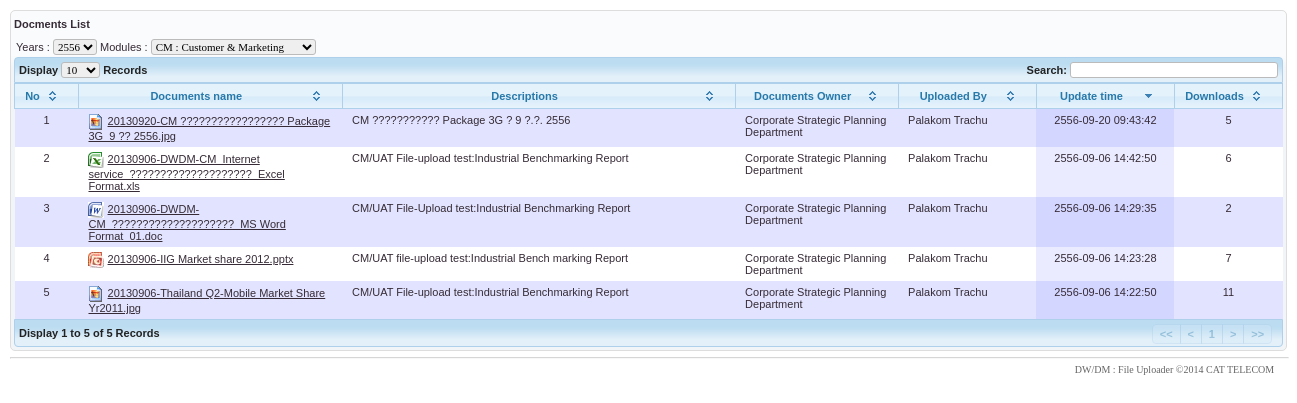
Page /docs_list.php?group_id=1 on the earlier database version.
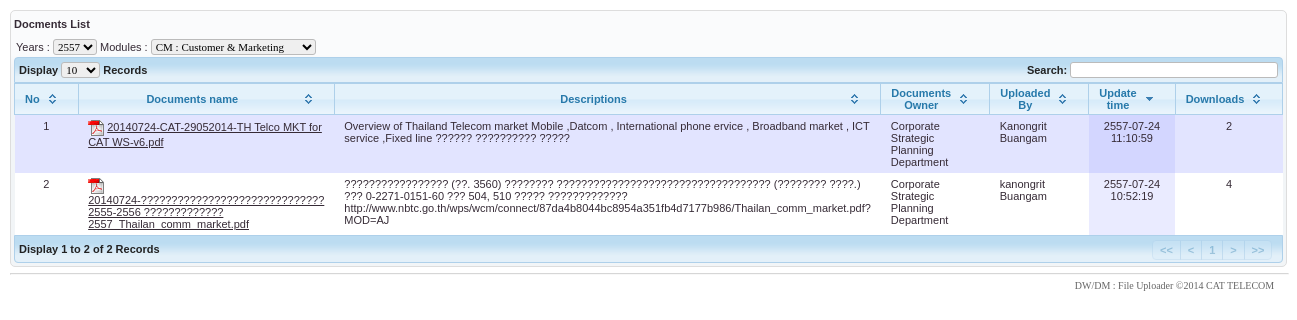
Same page on the later database version.
### tables this page shows
CREATE TABLE IF NOT EXISTS `tbl_documents` (
  `docs_id` int(11) NOT NULL auto_increment,
  `docs_years` varchar(4) NOT NULL,
  `docs_filename` varchar(255) default NULL,
  `docs_desc` varchar(255) NOT NULL,
  `docs_owner` varchar(255) NOT NULL,
  `docs_uploadby` varchar(100) NOT NULL,
  `docs_updatetime` datetime default NULL,
  `docs_downloads` int(11) default '0',
  `docs_publish` varchar(1) NOT NULL default 'Y',
  `docs_cate_code` varchar(20) NOT NULL,
  PRIMARY KEY  (`docs_id`),
  KEY `NewIndex1` (`docs_cate_code`)
);

### includes/dbConnect.php (called while the page is built, shortened)
<?php
require('adodb.inc.php');
$dsn = "mysqli://".DB_USER.":".DB_PASS."@".DB_HOST."/".DB;
$db = NewADOConnection($dsn);
?>

### includes/adodb.inc.php (called while the page is built, shortened)
<?php
 if (!defined('_ADODB_LAYER')) {
	GLOBAL
		$ADODB_vers,
		$ADODB_COUNTRECS,
		$ADODB_CACHE_DIR,
		$ADODB_CACHE,
		$ADODB_CACHE_CLASS,
		$ADODB_EXTENSION,
		$ADODB_COMPAT_FETCH,
	 	$ADODB_FETCH_MODE,
		$ADODB_GETONE_EOF,
		$ADODB_QUOTE_FIELDNAMES;
	function ADODB_Setup()
	{
	GLOBAL
		$ADODB_vers,
		$ADODB_COUNTRECS,
		$ADODB_CACHE_DIR,
	 	$ADODB_FETCH_MODE,
		$ADODB_CACHE,
		$ADODB_CACHE_CLASS,
		$ADODB_FORCE_TYPE,
		$ADODB_GETONE_EOF,
		$ADODB_QUOTE_FIELDNAMES;
		if (!isset($ADODB_COUNTRECS)) $ADODB_COUNTRECS = true;
	}
	class ADOConnection {
	var $database = '';
	var $host = '';
	var $user = '';
	var $debug = false;
	var $true = '1';
	var $false = '0';
	var $rsPrefix = "ADORecordSet_";
	var $fetchMode=false;
	var $bulkBind = false;
	var $_queryID = false;
	var $_bindInputArray = false;
	function Connect($argHostname = "", $argUsername = "", $argPassword = "", $argDatabaseName = "", $forceNew = false)
	{
		if ($argHostname != "") $this->host = $argHostname;
		if ($argUsername != "") $this->user = $argUsername;
		if ($argDatabaseName != "") $this->database = $argDatabaseName;
		if ($forceNew) {
			if ($rez=$this->_nconnect($this->host, $this->user, $argPassword, $this->database)) return true;
		} else {
			 if ($rez=$this->_connect($this->host, $this->user, $argPassword, $this->database)) return true;
		}
		return $ret;
	}
	function SetFetchMode($mode)
	{
		$old = $this->fetchMode;
		$this->fetchMode = $mode;
		if ($old === false) {
		global $ADODB_FETCH_MODE;
			return $ADODB_FETCH_MODE;
		}
		return $old;
	}
	function Execute($sql,$inputarr=false)
	{
		if ($inputarr) {
			if (!is_array($inputarr)) $inputarr = array($inputarr);
			$element0 = reset($inputarr);
			$array_2d = $this->bulkBind && is_array($element0) && !is_object(reset($element0));
			unset($element0);
			if (!is_array($sql) && !$this->_bindInputArray) {
				$sqlarr = explode('?',$sql);
				$nparams = sizeof($sqlarr)-1;
				if (!$array_2d) $inputarr = array($inputarr);
				foreach($inputarr as $arr) {
					$sql = ''; $i = 0;
					while(list(, $v) = each($arr)) {
						$sql .= $sqlarr[$i];
						$typ = gettype($v);
						if ($typ == 'string')
							$sql .= $this->qstr($v);
						else if ($typ == 'double')
							$sql .= str_replace(',','.',$v);
						else if ($typ == 'boolean')
							$sql .= $v ? $this->true : $this->false;
						else if ($typ == 'object') {
							if (method_exists($v, '__toString')) $sql .= $this->qstr($v->__toString());
							else $sql .= $this->qstr((string) $v);
						} else if ($v === null)
							$sql .= 'NULL';
						else
							$sql .= $v;
						$i += 1;
						if ($i == $nparams) break;
					}
					if (isset($sqlarr[$i])) {
						$sql .= $sqlarr[$i];
						if ($i+1 != sizeof($sqlarr)) $this->outp_throw( "Input Array does not match ?: ".htmlspecialchars($sql),'Execute');
					} else if ($i != sizeof($sqlarr))
						$this->outp_throw( "Input array does not match ?: ".htmlspecialchars($sql),'Execute');
					$ret = $this->_Execute($sql);
					if (!$ret) return $ret;
				}
			} else {
				if ($array_2d) {
					if (is_string($sql))
						$stmt = $this->Prepare($sql);
					else
						$stmt = $sql;
					foreach($inputarr as $arr) {
						$ret = $this->_Execute($stmt,$arr);
						if (!$ret) return $ret;
					}
				} else {
					$ret = $this->_Execute($sql,$inputarr);
				}
			}
		} else {
			$ret = $this->_Execute($sql,false);
		}
		return $ret;
	}
	function _Execute($sql,$inputarr=false)
	{
		if ($this->debug) {
			global $ADODB_INCLUDED_LIB;
			if (empty($ADODB_INCLUDED_LIB)) include(ADODB_DIR.'/adodb-lib.inc.php');
			$this->_queryID = _adodb_debug_execute($this, $sql,$inputarr);
		} else {
			$this->_queryID = @$this->_query($sql,$inputarr);
		}
		if ($this->_queryID === true) {
			$rsclass = $this->rsPrefix.'empty';
			$rs = (class_exists($rsclass)) ? new $rsclass():  new ADORecordSet_empty();
			return $rs;
		}
		$rs = new $rsclass($this->_queryID,$this->fetchMode);
		$rs->connection = $this;
		$rs->Init();
		if (is_array($sql)) $rs->sql = $sql[0];
		else $rs->sql = $sql;
		return $rs;
	}
	function GetAll($sql, $inputarr=false)
	{
		$arr = $this->GetArray($sql,$inputarr);
		return $arr;
	}
	function GetArray($sql,$inputarr=false)
	{
	global $ADODB_COUNTRECS;
		$savec = $ADODB_COUNTRECS;
		$ADODB_COUNTRECS = false;
		$rs = $this->Execute($sql,$inputarr);
		$ADODB_COUNTRECS = $savec;
		$arr = $rs->GetArray();
		return $arr;
	}
	function GetRow($sql,$inputarr=false)
	{
	global $ADODB_COUNTRECS;
		$crecs = $ADODB_COUNTRECS;
		$rs = $this->Execute($sql,$inputarr);
		$ADODB_COUNTRECS = $crecs;
		if ($rs) {
			if (!$rs->EOF) $arr = $rs->fields;
			else $arr = array();
			return $arr;
		}
		$false = false;
		return $false;
	}
}
	class ADORecordSet implements IteratorAggregate {
	var $fields = false;
	var $EOF = false;
	var $_numOfRows = -1;
	var $_numOfFields = -1;
	var $_currentRow = -1;
	var $_closed = false;
	function ADORecordSet($queryID)
	{
		$this->_queryID = $queryID;
	}
	function Init()
	{
		if ($this->_numOfRows != 0 && $this->_numOfFields && $this->_currentRow == -1) {
			$this->_currentRow = 0;
			if ($this->EOF = ($this->_fetch() === false)) {
				$this->_numOfRows = 0;
			}
		} else {
			$this->EOF = true;
		}
	}
	function GetArray($nRows = -1)
	{
		$results = array();
		$cnt = 0;
		while (!$this->EOF && $nRows != $cnt) {
			$results[] = $this->fields;
			$cnt++;
		}
		return $results;
	}
	function Close()
	{
		if (!$this->_closed) {
			$this->_closed = true;
			return $this->_close();
		} else
			return true;
	}
}
	function ADOLoadCode($dbType)
	{
		$db = strtolower($dbType);
		switch ($db) {
			default:
				$class = $db; break;
		}
		$file = ADODB_DIR."/adodb-".$db.".inc.php";
		if (class_exists("ADODB_" . $class)) return $class;
		return false;
	}
	function NewADOConnection($db='')
	{
		$tmp = ADONewConnection($db);
		return $tmp;
	}
	function ADONewConnection($db='')
	{
	GLOBAL $ADODB_NEWCONNECTION, $ADODB_LASTDB;
		$errorfn = (defined('ADODB_ERROR_HANDLER')) ? ADODB_ERROR_HANDLER : false;
		if (($at = strpos($db,'://')) !== FALSE) {
			$origdsn = $db;
			$fakedsn = 'fake'.substr($origdsn,$at);
			if (($at2 = strpos($origdsn,'@/')) !== FALSE) {
				$fakedsn = str_replace('@/','@adodb-fakehost/',$fakedsn);
			}
			 if ((strpos($origdsn, 'sqlite')) !== FALSE) {
                list($scheme, $path) = explode('://', $origdsn);
                $dsna['scheme'] = $scheme;
				if ($qmark = strpos($path,'?')) {
					$dsn['query'] = substr($path,$qmark+1);
					$path = substr($path,0,$qmark);
				}
            	$dsna['path'] = '/' . urlencode($path);
			} else
				$dsna = @parse_url($fakedsn);
			$dsna['scheme'] = substr($origdsn,0,$at);
			$db = @$dsna['scheme'];
			$dsna['host'] = isset($dsna['host']) ? rawurldecode($dsna['host']) : '';
			$dsna['user'] = isset($dsna['user']) ? rawurldecode($dsna['user']) : '';
			$dsna['pass'] = isset($dsna['pass']) ? rawurldecode($dsna['pass']) : '';
			$dsna['path'] = isset($dsna['path']) ? rawurldecode(substr($dsna['path'],1)) : '';
			if (isset($dsna['query'])) {
				$opt1 = explode('&',$dsna['query']);
				foreach($opt1 as $k => $v) {
					$arr = explode('=',$v);
					$opt[$arr[0]] = isset($arr[1]) ? rawurldecode($arr[1]) : 1;
				}
			} else $opt = array();
		}
		if(empty($obj)) {
			if (!isset($ADODB_LASTDB)) $ADODB_LASTDB = '';
			if ($db != $ADODB_LASTDB) $db = ADOLoadCode($db);
			$cls = 'ADODB_'.$db;
			$obj = new $cls();
		}
		if ($obj) {
			if (isset($dsna)) {
				if (empty($persist))
					$ok = $obj->Connect($dsna['host'], $dsna['user'], $dsna['pass'], $dsna['path']);
				else if (empty($nconnect))
					$ok = $obj->PConnect($dsna['host'], $dsna['user'], $dsna['pass'], $dsna['path']);
				else
					$ok = $obj->NConnect($dsna['host'], $dsna['user'], $dsna['pass'], $dsna['path']);
			}
		}
		return $obj;
	}
}
?>

### includes/adodb-mysqli.inc.php (called while the page is built, shortened)
<?php
if (! defined("_ADODB_MYSQLI_LAYER")) {
 global $ADODB_EXTENSION; $ADODB_EXTENSION = false;
class ADODB_mysqli extends ADOConnection {
	var $clientFlags = 0;
	var $port = false;
	var $socket = false;
	var $optionFlags = array(array(MYSQLI_READ_DEFAULT_GROUP,0));
  	var $multiQuery = false;
	function _connect($argHostname = NULL,
			  $argUsername = NULL,
			  $argPassword = NULL,
			  $argDatabasename = NULL, $persist=false)
	  {
	    $this->_connectionID = @mysqli_init();
		foreach($this->optionFlags as $arr) {
			mysqli_options($this->_connectionID,$arr[0],$arr[1]);
		}
		$ok = mysqli_real_connect($this->_connectionID,
 				    $argHostname,
 				    $argUsername,
 				    $argPassword,
 				    $argDatabasename,
					$this->port,
					$this->socket,
					$this->clientFlags);
		if ($ok) {
	 		if ($argDatabasename)  return $this->SelectDB($argDatabasename);
 			return true;
 	   } else {
			if ($this->debug)
		  		ADOConnection::outp("Could't connect : "  . $this->ErrorMsg());
			$this->_connectionID = null;
			return false;
	   }
	}
	function SelectDB($dbName)
	{
	    if ($this->_connectionID) {
        	$result = @mysqli_select_db($this->_connectionID, $dbName);
			return $result;
		}
	    return false;
	}
	function _query($sql, $inputarr)
	{
	global $ADODB_COUNTRECS;
		if ($this->multiQuery) {
			$rs = mysqli_multi_query($this->_connectionID, $sql.';');
			if ($rs) {
				$rs = ($ADODB_COUNTRECS) ? @mysqli_store_result( $this->_connectionID ) : @mysqli_use_result( $this->_connectionID );
				return $rs ? $rs : true;
			}
		} else {
			$rs = mysqli_query($this->_connectionID, $sql, $ADODB_COUNTRECS ? MYSQLI_STORE_RESULT : MYSQLI_USE_RESULT);
			if ($rs) return $rs;
		}
		return false;
	}
	function _close()
	  {
	    $this->_connectionID = false;
	  }
}
class ADORecordSet_mysqli extends ADORecordSet{
	function ADORecordSet_mysqli($queryID, $mode = false)
	{
	  switch ($mode)
	    {
	    case ADODB_FETCH_ASSOC:
	      $this->fetchMode = MYSQLI_ASSOC;
	      break;
	    }
	}
	function _initrs()
	{
	global $ADODB_COUNTRECS;
		$this->_numOfRows = $ADODB_COUNTRECS ? @mysqli_num_rows($this->_queryID) : -1;
		$this->_numOfFields = @mysqli_num_fields($this->_queryID);
	}
	function MoveNext()
	{
		$this->fields = @mysqli_fetch_array($this->_queryID,$this->fetchMode);
		if (is_array($this->fields)) return true;
		$this->EOF = true;
		return false;
	}
	function _fetch()
	{
		$this->fields = mysqli_fetch_array($this->_queryID,$this->fetchMode);
	  	return is_array($this->fields);
	}
	function _close()
	{
	  	$this->_queryID = false;
	}
}
}

### docs_list.php (the view, shortened to what the rows shown need)
<?php
require_once("./includes/config.inc.php");
?>
<!DOCTYPE HTML>
<html lang="th-th">
<head>
<link type="text/css" href="css/main.css" rel="stylesheet" />
<link type="text/css" href="css/<?=THEMES?>/jquery-ui-1.8.2.custom.css" rel="stylesheet" />
<link rel="stylesheet" href="css/tipsy.css" type="text/css" />
</head>
<body>
<?php
require_once("./includes/Class/DataTable.Class.php");
$tbl = new dataTable();
$tbl->id = 'docs_list';
$tbl->title = 'Docments List';
$tbl->order = 5;
$tbl->module = 'Uploads';
$tbl->page = 'docs_list';
$tbl->orderType = "desc";
$db->debug =0;
$group_id = $_GET['group_id'];
$sql_doc_years = "SELECT
							  DISTINCT(docs_years)
							FROM tbl_documents
							WHERE docs_cate_code IN(SELECT
													  a.docs_cate_code
													FROM tbl_docs_category a,
													  tbl_docs_auth b
													WHERE a.docs_cate_id = b.docs_cate_id
														AND b.group_id = $group_id
													GROUP BY a.docs_cate_code, a.docs_cate_name)
							ORDER BY docs_years DESC ";
$rs_doc_years = $db->GetAll($sql_doc_years);
$sql_doc_group = "SELECT
							  docs_cate_code,
							  docs_cate_name
							FROM tbl_docs_category a,
							  tbl_docs_auth b
							WHERE a.docs_cate_id = b.docs_cate_id
								AND b.group_id = $group_id
							ORDER BY docs_cate_name";
$rs_doc_group = $db->GetAll($sql_doc_group);
$get_docs_cate_code = $_GET['docs_cate_code'] ? $_GET['docs_cate_code'] : $rs_doc_group[0]['docs_cate_code'];
if(!isset($_GET['docs_years']) || $_GET['docs_years'] == "null"){
	$get_docs_years =  $rs_doc_years[0]['docs_years'];
}else{
	$get_docs_years = $_GET['docs_years'];
}
$sql_list = "SELECT
			  a.*,
			  b.docs_cate_name
			FROM tbl_documents a,
			  tbl_docs_category b
			WHERE a.docs_cate_code = b.docs_cate_code
			AND a.docs_cate_code = '$get_docs_cate_code'
			AND a.docs_years = '$get_docs_years'
			AND a.docs_publish = 'Y'
			ORDER BY a.docs_updatetime DESC ";
$rs_list = $db->GetAll($sql_list);
?>
<div id="main">
  <?php
$tbl->openTable();
?>
  <table width="100%" border="0" cellpadding="0" cellspacing="0" class="display" id="<?=$tbl->id;?>">
    <thead>
      <tr>
        <th width="4%"  class="header_height">No</th>
        <th width="21%">Documents name</th>
        <th width="32%">Descriptions</th>
        <th width="13%">Documents Owner</th>
        <th width="11%">Uploaded By</th>
        <th width="11%">Update time</th>
        <th width="8%"> Downloads</th>
      </tr>
    </thead>
    <tbody>
      <?php for($i=0;$i<count($rs_list);$i++){
		$docs_filename = $rs_list[$i]['docs_filename'];
		$docs_cate_code = $rs_list[$i]['docs_cate_code'];
		$docs_id = $rs_list[$i]['docs_id'];
		$docs_desc = $rs_list[$i]['docs_desc'];
		$docs_owner = $rs_list[$i]['docs_owner'];
		$docs_updatetime = $rs_list[$i]['docs_updatetime'];
		$docs_uploadby = $rs_list[$i]['docs_uploadby'];
		$docs_downloads = $rs_list[$i]['docs_downloads'];
		$docs_years = $rs_list[$i]['docs_years'];
		$filePath = "./".UPLOADS_DIR."/".$docs_cate_code."/".$docs_years."/".$docs_filename;
	?>
      <tr>
        <td align="center" valign="top"><?=($i+1);?></td>
        <td valign="top"><?=show_icon($docs_filename);?>
          <a href="<?=$filePath;?>" class="downloads" id="<?=$docs_id;?>" target="_blank">
          <?=$docs_filename;?>
          </a></td>
        <td valign="top"><?=$docs_desc;?></td>
        <td valign="top"><?=$docs_owner;?></td>
        <td valign="top"><?=$docs_uploadby;?></td>
        <td align="center" valign="top"><?=showdateTimeThai($docs_updatetime);?></td>
        <td align="center" valign="top"><?=$docs_downloads;?></td>
      </tr>
      <?php }  ?>
    </tbody>
  </table>
</div>
</body>
</html>

### includes/functions.php (shortened to what the rows shown need)
<?php
$iconPath = "./images/icons_file/";
$arrIcons = array("pdf"=>"pdf.gif" ,
						  "doc"=>"word.gif",
						  "docx"=>"word.gif",
						  "xls"=>"xlsx.gif",
						  "xlsx"=>"xlsx.gif",
						  "zip"=>"zip.gif",
						  "rar"=>"zip.gif",
						  "txt"=>"text.gif",
						  "htm"=>"html.gif",
						  "html"=>"html.gif",
						  "html"=>"html.gif",
						  "ppt"=>"ppt.gif",
						   "pptx"=>"ppt.gif",
						  "jpg"=>"picture.gif",
						  "jpeg"=>"picture.gif",
						  "gif"=>"picture.gif",
						  "bmp"=>"picture.gif",
						   "png"=>"picture.gif"
					);
function file_extension($file){
		$temp = explode(".", $file);
		return strtolower(end($temp));
}
function show_icon($file){
		global $arrIcons , $iconPath;
		$ext = file_extension($file);
		$img = $arrIcons[$ext] == "" ? "text.gif" : $arrIcons[$ext] ;
		return 	"<img src='$iconPath/$img' align='absmiddle'> ";
}
?>

Differences in the rows shown:
no longer on this page (row edited): tbl_documents: docs_filename "20130920-CM ????????????????? Package 3G_9 ?? 2556.jpg", docs_desc "CM ??????????? Package 3G ? 9 ?.?. 2556", docs_owner "Corporate Strategic Planning Department", docs_uploadby "Palakom Trachu", docs_updatetime "2556-09-20 09:43:42", docs_downloads "5"
removed tbl_documents: shows a picture, docs_filename "20130906-DWDM-CM_Internet service_????????????????????_Excel Format.xls", docs_desc "CM/UAT File-upload test:Industrial Benchmarking Report", docs_owner "Corporate Strategic Planning Department", docs_uploadby "Palakom Trachu", docs_updatetime "2556-09-06 14:42:50", docs_downloads "6"
removed tbl_documents: shows a picture, docs_filename "20130906-DWDM-CM_????????????????????_MS Word Format_01.doc", docs_desc "CM/UAT File-Upload test:Industrial Benchmarking Report", docs_owner "Corporate Strategic Planning Department", docs_uploadby "Palakom Trachu", docs_updatetime "2556-09-06 14:29:35", docs_downloads "2"
no longer on this page (row edited): tbl_documents: shows a picture, docs_filename "20130906-IIG Market share 2012.pptx", docs_desc "CM/UAT file-upload test:Industrial Bench marking Report", docs_owner "Corporate Strategic Planning Department", docs_uploadby "Palakom Trachu", docs_updatetime "2556-09-06 14:23:28", docs_downloads "7"
no longer on this page (row edited): tbl_documents: docs_filename "20130906-Thailand Q2-Mobile Market Share Yr2011.jpg", docs_desc "CM/UAT File-upload test:Industrial Benchmarking Report", docs_owner "Corporate Strategic Planning Department", docs_uploadby "Palakom Trachu", docs_updatetime "2556-09-06 14:22:50", docs_downloads "11"
added tbl_documents: docs_filename "20140724-CAT-29052014-TH Telco MKT for CAT WS-v6.pdf", docs_desc "Overview of Thailand Telecom market Mobile ,Datcom , International phone ervice , Broadband market , ICT service ,Fixed line ?????? ?????????? ?????", docs_owner "Corporate Strategic Planning Department", docs_uploadby "Kanongrit Buangam", docs_updatetime "2557-07-24 11:10:59", docs_downloads "2"
added tbl_documents: docs_filename "20140724-?????????????????????????????? 2555-2556 ????????????? 2557_Thailan_comm_market.pdf", docs_desc "????????????????? (??. 3560) ???????? ??????????????????????????????????? (???????? ????.) ??? 0-2271-0151-60 ??? 504, 510 ????? ????????????? http://www.nbtc.go.th/wps/wcm/connect/87da4b8044bc8954a351fb4d7177b986/Thailan_comm_market.pdf?MOD=AJ", docs_owner "Corporate Strategic Planning Department", docs_uploadby "kanongrit Buangam", docs_updatetime "2557-07-24 10:52:19", docs_downloads "4"
Other differences:
text written by a page script: "Display Records Search: Display 1 to 5 of 5 Records << < 1 > >>" → "Display Records Search: Display 1 to 2 of 2 Records << < 1 > >>"
form field sel_docs_years: "2556" → "2557"
